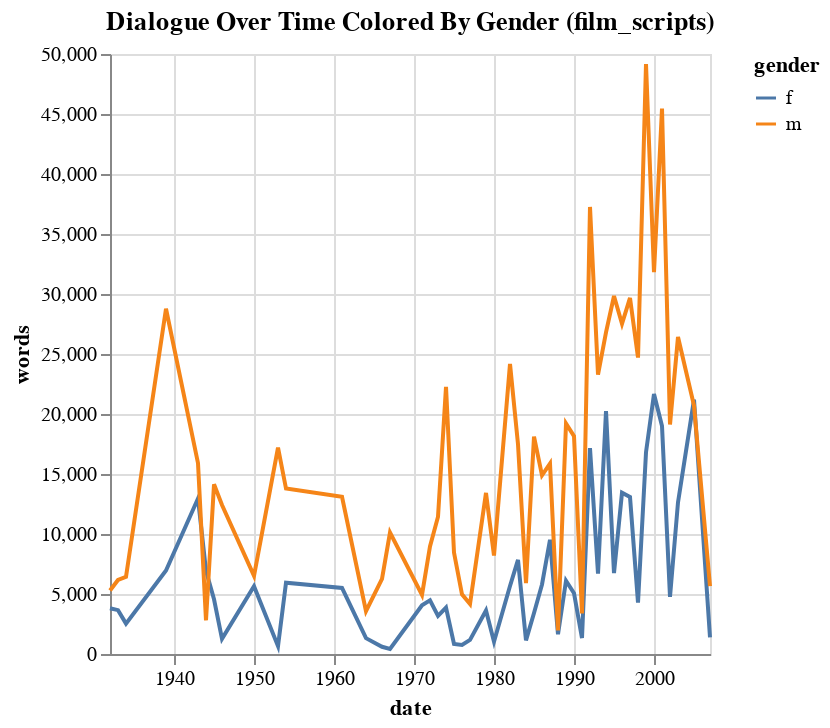

The cell this chart's notebook holds for it:
### Code cell
grouped_ex_dialogue_df = extended_dialogue_df.groupby(['year', 'gender'])['words'].sum().reset_index()
grouped_ex_dialogue_df['date'] = grouped_ex_dialogue_df['year'].astype(str) + '-01-01'
grouped_ex_dialogue_df['date'] = pd.to_datetime(grouped_ex_dialogue_df['date'])
alt.Chart(grouped_ex_dialogue_df).mark_line().encode(
    x='date:T',
    y='words',
    color='gender'
).properties(
    title='Dialogue Over Time Colored By Gender (film_scripts)'
)

### Figure 1 — Vega-Lite specification as saved in the notebook (floating-point values rounded to 4 significant figures)
{"config": {"view": {"continuousWidth": 300, "continuousHeight": 300}}, "data": {"name": "data-556c3cbe01f85893e054651a486a2bd5"}, "mark": {"type": "line"}, "encoding": {"color": {"field": "gender", "type": "nominal"}, "x": {"field": "date", "type": "temporal"}, "y": {"field": "words", "type": "quantitative"}}, "title": "Dialogue Over Time Colored By Gender (film_scripts)", "$schema": "https://vega.github.io/schema/vega-lite/v5.16.3.json", "datasets": {"data-556c3cbe01f85893e054651a486a2bd5": [{"year": 1932, "gender": "f", "words": 3817, "date": "1932-01-01T00:00:00"}, {"year": 1932, "gender": "m", "words": 5286, "date": "1932-01-01T00:00:00"}, {"year": 1933, "gender": "f", "words": 3655, "date": "1933-01-01T00:00:00"}, {"year": 1933, "gender": "m", "words": 6166, "date": "1933-01-01T00:00:00"}, {"year": 1934, "gender": "f", "words": 2534, "date": "1934-01-01T00:00:00"}, {"year": 1934, "gender": "m", "words": 6435, "date": "1934-01-01T00:00:00"}, {"year": 1939, "gender": "f", "words": 6952, "date": "1939-01-01T00:00:00"}, {"year": 1939, "gender": "m", "words": 28770, "date": "1939-01-01T00:00:00"}, {"year": 1943, "gender": "f", "words": 12956, "date": "1943-01-01T00:00:00"}, {"year": 1943, "gender": "m", "words": 15905, "date": "1943-01-01T00:00:00"}, {"year": 1944, "gender": "f", "words": 6937, "date": "1944-01-01T00:00:00"}, {"year": 1944, "gender": "m", "words": 2802, "date": "1944-01-01T00:00:00"}, {"year": 1945, "gender": "f", "words": 4560, "date": "1945-01-01T00:00:00"}, {"year": 1945, "gender": "m", "words": 14145, "date": "1945-01-01T00:00:00"}, {"year": 1946, "gender": "f", "words": 1268, "date": "1946-01-01T00:00:00"}, {"year": 1946, "gender": "m", "words": 12410, "date": "1946-01-01T00:00:00"}, {"year": 1950, "gender": "f", "words": 5640, "date": "1950-01-01T00:00:00"}, {"year": 1950, "gender": "m", "words": 6509, "date": "1950-01-01T00:00:00"}, {"year": 1953, "gender": "f", "words": 651, "date": "1953-01-01T00:00:00"}, {"year": 1953, "gender": "m", "words": 17201, "date": "1953-01-01T00:00:00"}, {"year": 1954, "gender": "f", "words": 5945, "date": "1954-01-01T00:00:00"}, {"year": 1954, "gender": "m", "words": 13787, "date": "1954-01-01T00:00:00"}, {"year": 1961, "gender": "f", "words": 5503, "date": "1961-01-01T00:00:00"}, {"year": 1961, "gender": "m", "words": 13097, "date": "1961-01-01T00:00:00"}, {"year": 1964, "gender": "f", "words": 1320, "date": "1964-01-01T00:00:00"}, {"year": 1964, "gender": "m", "words": 3575, "date": "1964-01-01T00:00:00"}, {"year": 1966, "gender": "f", "words": 604, "date": "1966-01-01T00:00:00"}, {"year": 1966, "gender": "m", "words": 6266, "date": "1966-01-01T00:00:00"}, {"year": 1967, "gender": "f", "words": 428, "date": "1967-01-01T00:00:00"}, {"year": 1967, "gender": "m", "words": 10122, "date": "1967-01-01T00:00:00"}, {"year": 1971, "gender": "f", "words": 4059, "date": "1971-01-01T00:00:00"}, {"year": 1971, "gender": "m", "words": 4930, "date": "1971-01-01T00:00:00"}, {"year": 1972, "gender": "f", "words": 4467, "date": "1972-01-01T00:00:00"}, {"year": 1972, "gender": "m", "words": 8969, "date": "1972-01-01T00:00:00"}, {"year": 1973, "gender": "f", "words": 3179, "date": "1973-01-01T00:00:00"}, {"year": 1973, "gender": "m", "words": 11438, "date": "1973-01-01T00:00:00"}, {"year": 1974, "gender": "f", "words": 3873, "date": "1974-01-01T00:00:00"}, {"year": 1974, "gender": "m", "words": 22257, "date": "1974-01-01T00:00:00"}, {"year": 1975, "gender": "f", "words": 835, "date": "1975-01-01T00:00:00"}, {"year": 1975, "gender": "m", "words": 8457, "date": "1975-01-01T00:00:00"}, {"year": 1976, "gender": "f", "words": 760, "date": "1976-01-01T00:00:00"}, {"year": 1976, "gender": "m", "words": 4977, "date": "1976-01-01T00:00:00"}, {"year": 1977, "gender": "f", "words": 1176, "date": "1977-01-01T00:00:00"}, {"year": 1977, "gender": "m", "words": 4172, "date": "1977-01-01T00:00:00"}, {"year": 1979, "gender": "f", "words": 3623, "date": "1979-01-01T00:00:00"}, {"year": 1979, "gender": "m", "words": 13426, "date": "1979-01-01T00:00:00"}, {"year": 1980, "gender": "f", "words": 1025, "date": "1980-01-01T00:00:00"}, {"year": 1980, "gender": "m", "words": 8208, "date": "1980-01-01T00:00:00"}, {"year": 1982, "gender": "f", "words": 5668, "date": "1982-01-01T00:00:00"}, {"year": 1982, "gender": "m", "words": 24172, "date": "1982-01-01T00:00:00"}, {"year": 1983, "gender": "f", "words": 7840, "date": "1983-01-01T00:00:00"}, {"year": 1983, "gender": "m", "words": 17491, "date": "1983-01-01T00:00:00"}, {"year": 1984, "gender": "f", "words": 1134, "date": "1984-01-01T00:00:00"}, {"year": 1984, "gender": "m", "words": 5897, "date": "1984-01-01T00:00:00"}, {"year": 1985, "gender": "f", "words": 3415, "date": "1985-01-01T00:00:00"}, {"year": 1985, "gender": "m", "words": 18107, "date": "1985-01-01T00:00:00"}, {"year": 1986, "gender": "f", "words": 5797, "date": "1986-01-01T00:00:00"}, {"year": 1986, "gender": "m", "words": 14888, "date": "1986-01-01T00:00:00"}, {"year": 1987, "gender": "f", "words": 9520, "date": "1987-01-01T00:00:00"}, {"year": 1987, "gender": "m", "words": 15864, "date": "1987-01-01T00:00:00"}, {"year": 1988, "gender": "f", "words": 1641, "date": "1988-01-01T00:00:00"}, {"year": 1988, "gender": "m", "words": 1966, "date": "1988-01-01T00:00:00"}, {"year": 1989, "gender": "f", "words": 6107, "date": "1989-01-01T00:00:00"}, {"year": 1989, "gender": "m", "words": 19211, "date": "1989-01-01T00:00:00"}, {"year": 1990, "gender": "f", "words": 5071, "date": "1990-01-01T00:00:00"}, {"year": 1990, "gender": "m", "words": 18148, "date": "1990-01-01T00:00:00"}, {"year": 1991, "gender": "f", "words": 1331, "date": "1991-01-01T00:00:00"}, {"year": 1991, "gender": "m", "words": 3377, "date": "1991-01-01T00:00:00"}, {"year": 1992, "gender": "f", "words": 17157, "date": "1992-01-01T00:00:00"}, {"year": 1992, "gender": "m", "words": 37255, "date": "1992-01-01T00:00:00"}, {"year": 1993, "gender": "f", "words": 6697, "date": "1993-01-01T00:00:00"}, {"year": 1993, "gender": "m", "words": 23272, "date": "1993-01-01T00:00:00"}, {"year": 1994, "gender": "f", "words": 20238, "date": "1994-01-01T00:00:00"}, {"year": 1994, "gender": "m", "words": 26798, "date": "1994-01-01T00:00:00"}, {"year": 1995, "gender": "f", "words": 6741, "date": "1995-01-01T00:00:00"}, {"year": 1995, "gender": "m", "words": 29831, "date": "1995-01-01T00:00:00"}, {"year": 1996, "gender": "f", "words": 13441, "date": "1996-01-01T00:00:00"}, {"year": 1996, "gender": "m", "words": 27515, "date": "1996-01-01T00:00:00"}, {"year": 1997, "gender": "f", "words": 13082, "date": "1997-01-01T00:00:00"}, {"year": 1997, "gender": "m", "words": 29674, "date": "1997-01-01T00:00:00"}, {"year": 1998, "gender": "f", "words": 4289, "date": "1998-01-01T00:00:00"}, {"year": 1998, "gender": "m", "words": 24701, "date": "1998-01-01T00:00:00"}, {"year": 1999, "gender": "f", "words": 16807, "date": "1999-01-01T00:00:00"}, {"year": 1999, "gender": "m", "words": 49164, "date": "1999-01-01T00:00:00"}, {"year": 2000, "gender": "f", "words": 21667, "date": "2000-01-01T00:00:00"}, {"year": 2000, "gender": "m", "words": 31819, "date": "2000-01-01T00:00:00"}, {"year": 2001, "gender": "f", "words": 18992, "date": "2001-01-01T00:00:00"}, {"year": 2001, "gender": "m", "words": 45457, "date": "2001-01-01T00:00:00"}, {"year": 2002, "gender": "f", "words": 4764, "date": "2002-01-01T00:00:00"}, {"year": 2002, "gender": "m", "words": 19124, "date": "2002-01-01T00:00:00"}, {"year": 2003, "gender": "f", "words": 12631, "date": "2003-01-01T00:00:00"}, {"year": 2003, "gender": "m", "words": 26420, "date": "2003-01-01T00:00:00"}, {"year": 2005, "gender": "f", "words": 21201, "date": "2005-01-01T00:00:00"}, {"year": 2005, "gender": "m", "words": 20709, "date": "2005-01-01T00:00:00"}, {"year": 2007, "gender": "f", "words": 1383, "date": "2007-01-01T00:00:00"}, {"year": 2007, "gender": "m", "words": 5654, "date": "2007-01-01T00:00:00"}]}}
